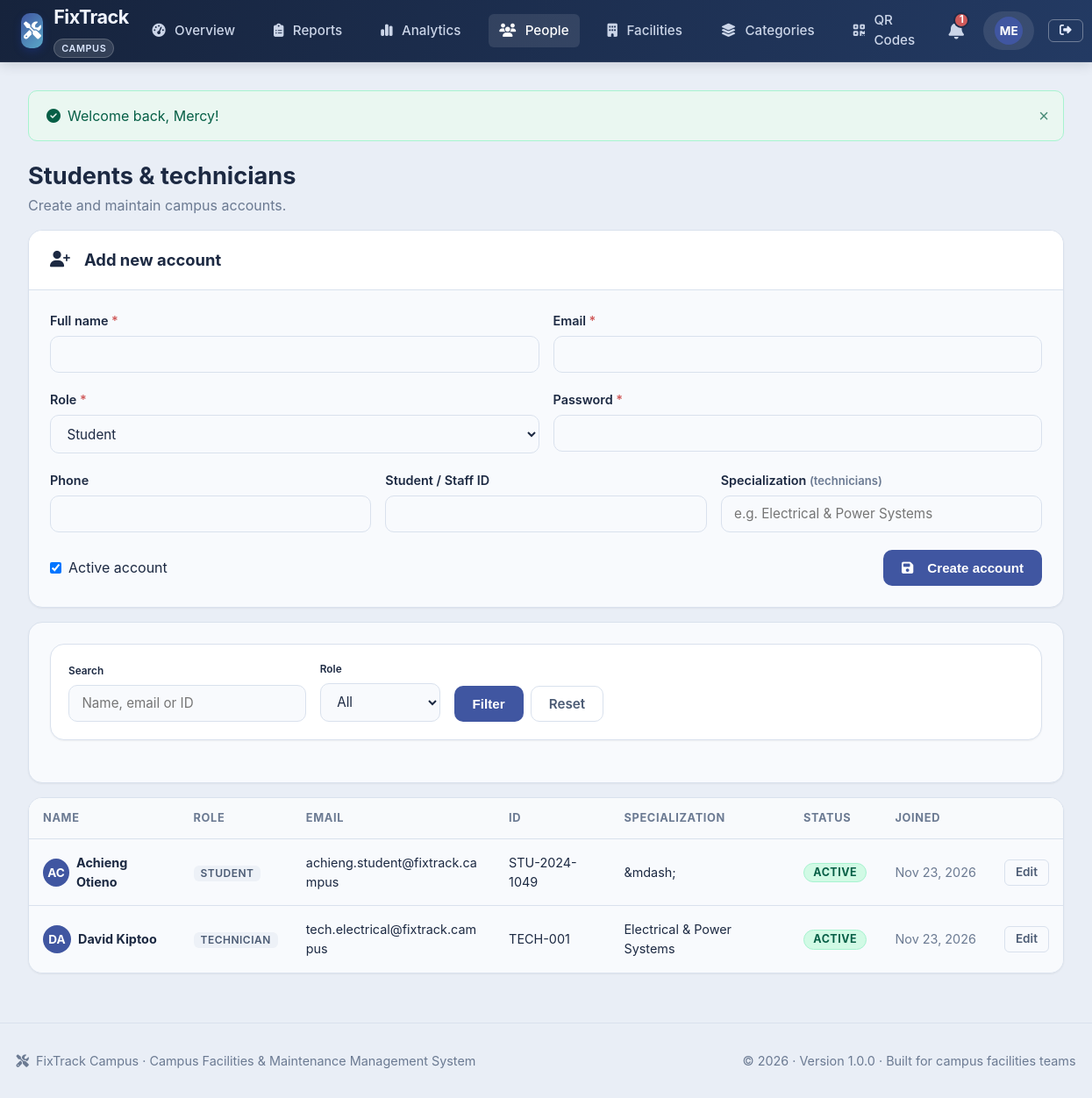
The page /admin/users.php (signed in) on the database its author committed.
### tables this page shows
CREATE TABLE users (
    id INT AUTO_INCREMENT PRIMARY KEY,
    full_name VARCHAR(100) NOT NULL,
    email VARCHAR(150) NOT NULL UNIQUE,
    password_hash VARCHAR(255) NOT NULL,
    role ENUM('student', 'admin', 'technician') NOT NULL DEFAULT 'student',
    phone VARCHAR(30) NULL,
    identifier VARCHAR(50) NULL,
    specialization VARCHAR(100) NULL,
    is_active TINYINT(1) NOT NULL DEFAULT 1,
    created_at DATETIME NOT NULL DEFAULT CURRENT_TIMESTAMP,
    updated_at DATETIME NOT NULL DEFAULT CURRENT_TIMESTAMP ON UPDATE CURRENT_TIMESTAMP,
    INDEX idx_user_role (role)
);

### admin/users.php (the view, shortened to what this page needs)
<?php
require_once __DIR__ . '/../includes/functions.php';
$pdo = get_db();
$q = trim($_GET['q'] ?? '');
$where = ["role IN ('student','technician')"];
$params = [];
$stmt = $pdo->prepare("SELECT * FROM users WHERE " . implode(' AND ', $where) . " ORDER BY role, full_name");
$stmt->execute($params);
$users = $stmt->fetchAll();
$edit = null;
$form = [
    'id' => $edit['id'] ?? 0,
    'full_name' => $edit['full_name'] ?? '',
    'email' => $edit['email'] ?? '',
    'role' => $edit['role'] ?? ROLE_STUDENT,
    'phone' => $edit['phone'] ?? '',
    'identifier' => $edit['identifier'] ?? '',
    'specialization' => $edit['specialization'] ?? '',
    'is_active' => $edit ? (int)$edit['is_active'] : 1,
];
include __DIR__ . '/../includes/header.php';
?>
<div class="mb-4"><h1 style="font-size:1.7rem">Students &amp; technicians</h1><p class="text-muted">Create and maintain campus accounts.</p></div>
<div class="card mb-4">
    <div class="card-header d-flex justify-between align-center"><h2 class="card-title"><i class="fas fa-<?= $edit ? 'pen' : 'user-plus' ?> mr-2"></i><?= $edit ? 'Edit account' : 'Add new account' ?></h2>
    </div>
    <div class="card-body">
        <form method="post" action="<?= e(url('actions/user-save.php')) ?>" data-validate novalidate>
            <div class="form-row">
                <div class="form-group"><label class="form-label">Full name <span class="required">*</span></label>
                    <input class="form-control" type="text" name="full_name" required data-min="2" data-max="100" data-label="Full name" value="<?= e($form['full_name']) ?>"><div class="invalid-feedback"></div></div>
                <div class="form-group"><label class="form-label">Email <span class="required">*</span></label>
                    <input class="form-control" type="email" name="email" required data-type="email" data-label="Email" value="<?= e($form['email']) ?>"><div class="invalid-feedback"></div></div>
            </div>
            <div class="form-row">
                <div class="form-group"><label class="form-label">Role <span class="required">*</span></label>
                    <select class="form-control" name="role" required data-label="Role">
                        <option value="student" <?= $form['role'] === 'student' ? 'selected' : '' ?>>Student</option>
                    </select></div>
                <div class="form-group"><label class="form-label">Password <?= $edit ? '<span class="text-muted small">(leave blank to keep)</span>' : '<span class="required">*</span>' ?></label>
                    <input class="form-control" type="password" name="password" <?= $edit ? '' : 'required data-rule="password"' ?> data-label="Password" autocomplete="new-password"><div class="invalid-feedback"></div></div>
            </div>
            <div class="form-row">
                <div class="form-group"><label class="form-label">Phone</label><input class="form-control" type="text" name="phone" maxlength="30" value="<?= e($form['phone']) ?>"></div>
                <div class="form-group"><label class="form-label">Student / Staff ID</label><input class="form-control" type="text" name="identifier" maxlength="50" value="<?= e($form['identifier']) ?>"></div>
                <div class="form-group"><label class="form-label">Specialization <span class="text-muted small">(technicians)</span></label><input class="form-control" type="text" name="specialization" maxlength="100" value="<?= e($form['specialization']) ?>" placeholder="e.g. Electrical & Power Systems"></div>
            </div>
            <div class="d-flex justify-between align-center" style="flex-wrap:wrap;gap:1rem">
                <label style="display:flex;align-items:center;gap:.5rem"><input type="checkbox" name="is_active" value="1" <?= $form['is_active'] ? 'checked' : '' ?>> Active account</label>
                <button class="btn btn-primary" type="submit"><i class="fas fa-floppy-disk mr-2"></i><?= $edit ? 'Save changes' : 'Create account' ?></button>
            </div>
        </form>
    </div>
</div>
<div class="card mb-4"><div class="card-body">
    <form method="get" action="<?= e(url('admin/users.php')) ?>" class="filter-toolbar">
        <div class="form-group mb-0" style="min-width:220px"><label class="form-label x-small">Search</label><input class="form-control" type="search" name="q" value="<?= e($q) ?>" placeholder="Name, email or ID"></div>
        <div class="form-group mb-0"><label class="form-label x-small">Role</label><select class="form-control" name="role"><option value="">All</option></select></div>
        <div class="toolbar-actions"><button class="btn btn-primary" type="submit">Filter</button><a class="btn btn-outline" href="<?= e(url('admin/users.php')) ?>">Reset</a></div>
    </form>
</div></div>
<div class="card"><div class="card-body p-0"><div class="table-responsive"><table class="table">
    <thead><tr><th>Name</th><th>Role</th><th>Email</th><th>ID</th><th>Specialization</th><th>Status</th><th>Joined</th><th></th></tr></thead>
    <tbody>
    <?php foreach ($users as $u): ?>
        <tr>
            <td><div class="d-flex align-center gap-2"><span class="user-avatar"><?= e(strtoupper(mb_substr($u['full_name'], 0, 2))) ?></span><strong><?= e($u['full_name']) ?></strong></div></td>
            <td><span class="badge badge-soft"><?= e(ucfirst($u['role'])) ?></span></td>
            <td class="small text-break"><?= e($u['email']) ?></td>
            <td class="small"><?= e($u['identifier'] ?? '&mdash;') ?></td>
            <td class="small"><?= e($u['specialization'] ?? '&mdash;') ?></td>
            <td><?= $u['is_active'] ? '<span class="badge badge-status-closed">Active</span>' : '<span class="badge badge-status-rejected">Inactive</span>' ?></td>
            <td class="small text-muted nowrap"><?= e(format_date($u['created_at'], 'M j, Y')) ?></td>
            <td><a class="btn btn-outline btn-sm" href="<?= e(url('admin/users.php?edit=' . (int)$u['id'])) ?>">Edit</a></td>
        </tr>
    <?php endforeach; ?>
    </tbody>
</table></div></div></div>
<?php include __DIR__ . '/../includes/footer.php'; ?>

### assets/css/pages.css (style rules this page uses)
.filter-toolbar { display: flex; flex-wrap: wrap; gap: 1rem; align-items: flex-end; }
.toolbar-actions { display: flex; flex-wrap: wrap; gap: .5rem; align-items: flex-end; }
.small { font-size: .82rem; }
.x-small { font-size: .74rem; }
.text-break { word-break: break-word; }
.nowrap { white-space: nowrap; }
.badge-soft { display: inline-block; padding: .2rem .5rem; border-radius: var(--radius-sm); background: var(--secondary-light); color: var(--text-secondary); font-size: .75rem; font-weight: 600; }
.mb-0 { margin-bottom: 0 !important; }
.card, .stat-card, .feature-card, .qr-card, .description-box, .form-control, .table, .dropzone-box, .pagination a, .pagination span, .demo-credentials code { background: var(--bg-card); }

### rows shown on the page
users: role "Student", is_active "☑", full_name "AC", full_name "Achieng Otieno", role "STUDENT", email "achieng.student@fixtrack.campus", identifier "STU-2024-1049", specialization "&mdash;", shows "ACTIVE", created_at "Nov 23, 2026"
users: full_name "DA", full_name "David Kiptoo", role "TECHNICIAN", email "tech.electrical@fixtrack.campus", identifier "TECH-001", specialization "Electrical & Power Systems", is_active "ACTIVE", created_at "Nov 23, 2026"

### other values the page prints
$link[0] "Overview"
$link[0] "Reports"
$link[0] "Analytics"
$link[0] "People"
$link[0] "Facilities"
$link[0] "Categories"
$link[0] "QR Codes"
$unread "1"
mb_substr($user['name'], 0, 2) "ME"
$msg "Welcome back, Mercy!"
APP_NAME "FixTrack Campus"
APP_TAGLINE "Campus Facilities & Maintenance Management System"
APP_VERSION "1.0.0"
